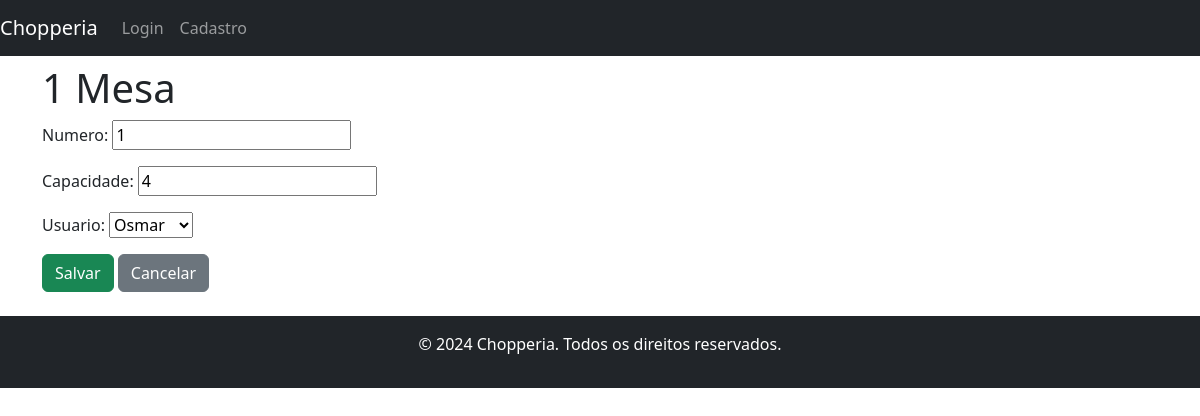
/mesas/1/edit/, run on the app's committed database.
### mesa/models.py (models this page shows, shortened)
class Mesa(models.Model):
    numero = models.PositiveIntegerField()
    capacidade = models.PositiveIntegerField()
    usuario = models.ForeignKey(User, on_delete=models.SET_NULL, null=True, blank=True)
    produtos = models.ManyToManyField(Produto, through='Pedido')

### mesa/views.py (the view)
# urls.py: path('<int:pk>/edit/', views.mesa_update, name='mesa_update'),
def mesa_update(request, pk):
    mesa = get_object_or_404(Mesa, pk=pk)
    if request.method == 'POST':
        form = MesaForm(request.POST, instance=mesa)
        if form.is_valid():
            form.save()
            return redirect('mesa:mesa_list')
    else:
        form = MesaForm(instance=mesa)
    return render(request, 'mesa/mesa_form.html', {'form': form})

### mesa/forms.py
class MesaForm(forms.ModelForm):
    class Meta:
        model = Mesa
        fields = ['numero', 'capacidade', 'usuario']

### mesa/templates/mesa/mesa_form.html (shortened to what this page needs)
{% extends 'base.html' %}
{% block content %}
<h1>{{ form.instance.pk|default:"Adicionar" }} Mesa</h1>
<form method="post">
    {{ form.as_p }}
    <button type="submit" class="btn btn-success">Salvar</button>
    <a href="{% url 'mesa:mesa_list' %}" class="btn btn-secondary">Cancelar</a>
</form>
{% endblock %}

### data on the page
Mesa: instance.pk "1", numero "1", capacidade "4", usuario "Osmar"
